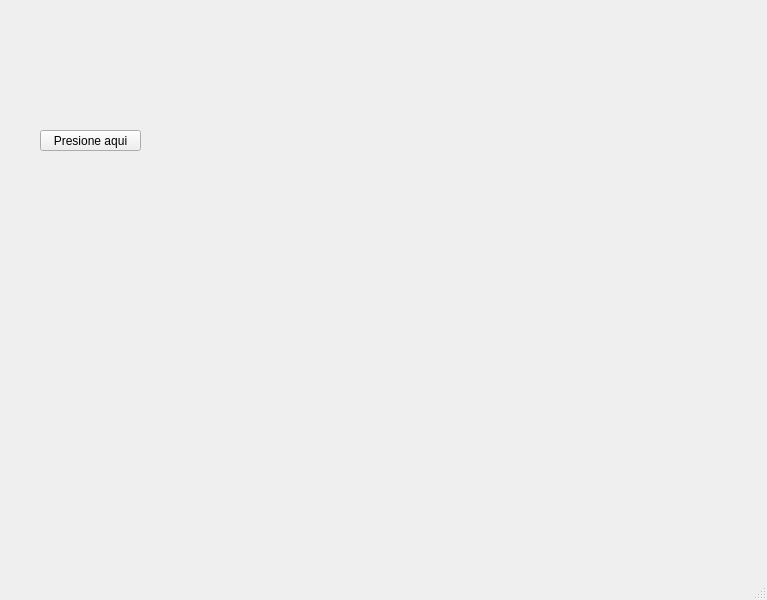
<?xml version="1.0" encoding="UTF-8"?>
<ui version="4.0">
 <class>MainWindow</class>
 <widget class="QMainWindow" name="MainWindow">
  <property name="geometry">
   <rect>
    <x>0</x>
    <y>0</y>
    <width>767</width>
    <height>600</height>
   </rect>
  </property>
  <property name="windowTitle">
   <string>MainWindow</string>
  </property>
  <widget class="QWidget" name="centralwidget">
   <widget class="QPushButton" name="boton_inicio">
    <property name="geometry">
     <rect>
      <x>40</x>
      <y>130</y>
      <width>101</width>
      <height>21</height>
     </rect>
    </property>
    <property name="text">
     <string>Presione aqui</string>
    </property>
   </widget>
  </widget>
  <widget class="QMenuBar" name="menubar">
   <property name="geometry">
    <rect>
     <x>0</x>
     <y>0</y>
     <width>767</width>
     <height>18</height>
    </rect>
   </property>
  </widget>
  <widget class="QStatusBar" name="statusbar"/>
 </widget>
 <resources/>
 <connections/>
</ui>
